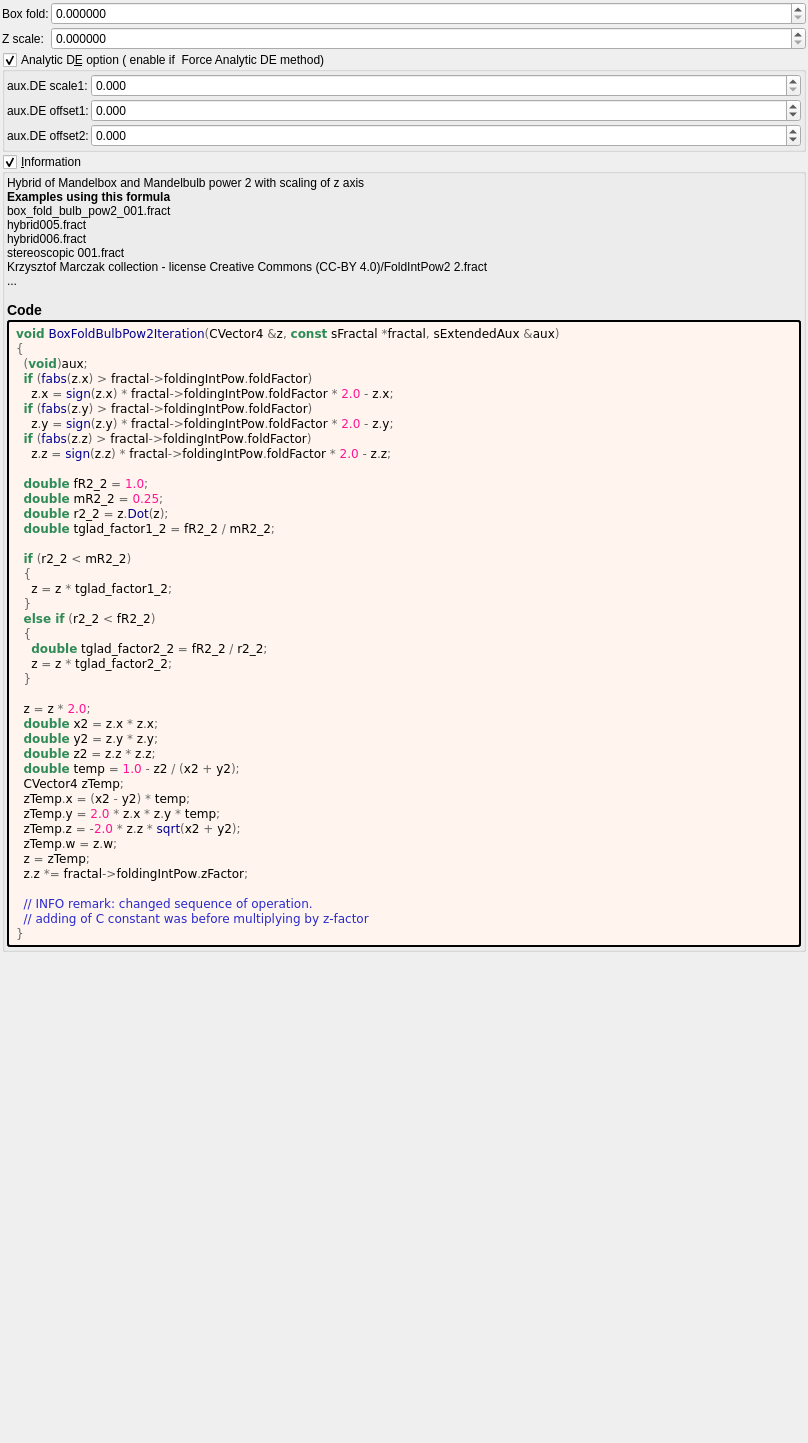
<?xml version="1.0" encoding="UTF-8"?>
<ui version="4.0">
 <class>Form</class>
 <widget class="QWidget" name="Form">
  <property name="geometry">
   <rect>
    <x>0</x>
    <y>0</y>
    <width>808</width>
    <height>1443</height>
   </rect>
  </property>
  <property name="windowTitle">
   <string notr="true">box_fold_bulb_pow2</string>
  </property>
  <layout class="QVBoxLayout" name="verticalLayout">
   <property name="spacing">
    <number>2</number>
   </property>
   <property name="leftMargin">
    <number>2</number>
   </property>
   <property name="topMargin">
    <number>2</number>
   </property>
   <property name="rightMargin">
    <number>2</number>
   </property>
   <property name="bottomMargin">
    <number>2</number>
   </property>
   <item>
    <layout class="QGridLayout" name="gridLayout" columnstretch="0,1">
     <property name="spacing">
      <number>2</number>
     </property>
     <item row="1" column="0">
      <widget class="QLabel" name="label_8">
       <property name="text">
        <string>Z scale:</string>
       </property>
      </widget>
     </item>
     <item row="0" column="0">
      <widget class="QLabel" name="label_7">
       <property name="text">
        <string>Box fold:</string>
       </property>
      </widget>
     </item>
     <item row="1" column="1">
      <widget class="MyDoubleSpinBox" name="spinbox_boxfold_bulbpow2_z_factor">
       <property name="sizePolicy">
        <sizepolicy hsizetype="Minimum" vsizetype="Maximum">
         <horstretch>0</horstretch>
         <verstretch>0</verstretch>
        </sizepolicy>
       </property>
       <property name="prefix">
        <string/>
       </property>
       <property name="suffix">
        <string/>
       </property>
       <property name="decimals">
        <number>6</number>
       </property>
       <property name="minimum">
        <double>0.000000000000000</double>
       </property>
       <property name="maximum">
        <double>50.000000000000000</double>
       </property>
       <property name="singleStep">
        <double>0.100000000000000</double>
       </property>
      </widget>
     </item>
     <item row="0" column="1">
      <widget class="MyDoubleSpinBox" name="spinbox_boxfold_bulbpow2_folding_factor">
       <property name="sizePolicy">
        <sizepolicy hsizetype="Minimum" vsizetype="Maximum">
         <horstretch>0</horstretch>
         <verstretch>0</verstretch>
        </sizepolicy>
       </property>
       <property name="prefix">
        <string/>
       </property>
       <property name="suffix">
        <string/>
       </property>
       <property name="decimals">
        <number>6</number>
       </property>
       <property name="minimum">
        <double>0.000000000000000</double>
       </property>
       <property name="maximum">
        <double>99.998999999999995</double>
       </property>
       <property name="singleStep">
        <double>0.100000000000000</double>
       </property>
      </widget>
     </item>
    </layout>
   </item>
   <item>
    <widget class="MyGroupBox" name="groupCheck_analyticDE_enabled_false">
     <property name="toolTip">
      <string>Occasionally disable in Hybrid Mode. A few hybrid settings may work best with the analytic DE code disabled in this formula.</string>
     </property>
     <property name="title">
      <string>Analytic D&amp;E option ( enable if  Force Analytic DE method)</string>
     </property>
     <property name="checkable">
      <bool>true</bool>
     </property>
     <layout class="QVBoxLayout" name="verticalLayout_52">
      <property name="spacing">
       <number>2</number>
      </property>
      <property name="leftMargin">
       <number>2</number>
      </property>
      <property name="topMargin">
       <number>2</number>
      </property>
      <property name="rightMargin">
       <number>2</number>
      </property>
      <property name="bottomMargin">
       <number>2</number>
      </property>
      <item>
       <layout class="QGridLayout" name="gridLayout_27" columnstretch="0,0,1">
        <property name="spacing">
         <number>2</number>
        </property>
        <item row="2" column="2">
         <widget class="MyDoubleSpinBox" name="spinbox_analyticDE_offset_1">
          <property name="sizePolicy">
           <sizepolicy hsizetype="Minimum" vsizetype="Maximum">
            <horstretch>0</horstretch>
            <verstretch>0</verstretch>
           </sizepolicy>
          </property>
          <property name="prefix">
           <string/>
          </property>
          <property name="suffix">
           <string/>
          </property>
          <property name="decimals">
           <number>3</number>
          </property>
          <property name="minimum">
           <double>-99.000000000000000</double>
          </property>
          <property name="maximum">
           <double>99.000000000000000</double>
          </property>
          <property name="singleStep">
           <double>0.100000000000000</double>
          </property>
         </widget>
        </item>
        <item row="1" column="2">
         <widget class="MyDoubleSpinBox" name="spinbox_analyticDE_scale_1">
          <property name="sizePolicy">
           <sizepolicy hsizetype="Minimum" vsizetype="Maximum">
            <horstretch>0</horstretch>
            <verstretch>0</verstretch>
           </sizepolicy>
          </property>
          <property name="prefix">
           <string/>
          </property>
          <property name="suffix">
           <string/>
          </property>
          <property name="decimals">
           <number>3</number>
          </property>
          <property name="minimum">
           <double>0.000000000000000</double>
          </property>
          <property name="maximum">
           <double>99.000000000000000</double>
          </property>
          <property name="singleStep">
           <double>0.100000000000000</double>
          </property>
         </widget>
        </item>
        <item row="2" column="1">
         <widget class="QLabel" name="label_177">
          <property name="text">
           <string>aux.DE offset1:</string>
          </property>
         </widget>
        </item>
        <item row="1" column="1">
         <widget class="QLabel" name="label_176">
          <property name="text">
           <string>aux.DE scale1:</string>
          </property>
         </widget>
        </item>
        <item row="3" column="2">
         <widget class="MyDoubleSpinBox" name="spinbox_analyticDE_offset_2">
          <property name="sizePolicy">
           <sizepolicy hsizetype="Minimum" vsizetype="Maximum">
            <horstretch>0</horstretch>
            <verstretch>0</verstretch>
           </sizepolicy>
          </property>
          <property name="prefix">
           <string/>
          </property>
          <property name="suffix">
           <string/>
          </property>
          <property name="decimals">
           <number>3</number>
          </property>
          <property name="minimum">
           <double>-99.000000000000000</double>
          </property>
          <property name="maximum">
           <double>99.000000000000000</double>
          </property>
          <property name="singleStep">
           <double>0.100000000000000</double>
          </property>
         </widget>
        </item>
        <item row="3" column="1">
         <widget class="QLabel" name="label_178">
          <property name="text">
           <string>aux.DE offset2:</string>
          </property>
         </widget>
        </item>
       </layout>
      </item>
     </layout>
    </widget>
   </item>
   <item>
    <widget class="MyGroupBox" name="groupCheck_info">
     <property name="title">
      <string>&amp;Information</string>
     </property>
     <property name="flat">
      <bool>false</bool>
     </property>
     <property name="checkable">
      <bool>true</bool>
     </property>
     <layout class="QVBoxLayout" name="verticalLayout_2">
      <property name="spacing">
       <number>2</number>
      </property>
      <property name="leftMargin">
       <number>2</number>
      </property>
      <property name="topMargin">
       <number>2</number>
      </property>
      <property name="rightMargin">
       <number>2</number>
      </property>
      <property name="bottomMargin">
       <number>2</number>
      </property>
      <item>
       <widget class="QLabel" name="label_information_general">
        <property name="text">
         <string notr="true">&lt;p&gt;Hybrid of Mandelbox and Mandelbulb power 2 with scaling of z axis&lt;/p&gt;&lt;table&gt;
&lt;/table&gt;
&lt;br&gt;&lt;b&gt;Examples using this formula&lt;/b&gt;&lt;br&gt;box_fold_bulb_pow2_001.fract&lt;br&gt;hybrid005.fract&lt;br&gt;hybrid006.fract&lt;br&gt;stereoscopic 001.fract&lt;br&gt;Krzysztof Marczak collection - license Creative Commons (CC-BY 4.0)/FoldIntPow2 2.fract&lt;br&gt;...&lt;h3&gt;Code&lt;/h3&gt;</string>
        </property>
        <property name="wordWrap">
         <bool>true</bool>
        </property>
        <property name="openExternalLinks">
         <bool>true</bool>
        </property>
        <property name="textInteractionFlags">
         <set>Qt::LinksAccessibleByMouse|Qt::TextSelectableByMouse</set>
        </property>
       </widget>
      </item>
      <item>
       <widget class="QLabel" name="label_code_content">
        <property name="styleSheet">
         <string notr="true">border-style: outset; border-width: 2px; border-radius: 3px; border-color: black; background-color: #fff5ee; padding: 4px;</string>
        </property>
        <property name="text">
         <string notr="true">&lt;body style=&quot;background-color:#fff5ee&quot;&gt;
&lt;pre style=&quot;color:#000000; background-color:#fff5ee;  font-family:'Courier New',monospace;&quot;&gt;&lt;span style=&quot;color:#2e8b57; font-weight:bold&quot;&gt;void&lt;/span&gt; &lt;span style=&quot;color:#00008f&quot;&gt;BoxFoldBulbPow2Iteration&lt;/span&gt;&lt;span style=&quot;color:#676767&quot;&gt;(&lt;/span&gt;CVector4 &lt;span style=&quot;color:#676767&quot;&gt;&amp;amp;&lt;/span&gt;z&lt;span style=&quot;color:#676767&quot;&gt;,&lt;/span&gt; &lt;span style=&quot;color:#2e8b57; font-weight:bold&quot;&gt;const&lt;/span&gt; sFractal &lt;span style=&quot;color:#676767&quot;&gt;*&lt;/span&gt;fractal&lt;span style=&quot;color:#676767&quot;&gt;,&lt;/span&gt; sExtendedAux &lt;span style=&quot;color:#676767&quot;&gt;&amp;amp;&lt;/span&gt;aux&lt;span style=&quot;color:#676767&quot;&gt;)&lt;/span&gt;
&lt;span style=&quot;color:#676767&quot;&gt;{&lt;/span&gt;
  &lt;span style=&quot;color:#676767&quot;&gt;(&lt;/span&gt;&lt;span style=&quot;color:#2e8b57; font-weight:bold&quot;&gt;void&lt;/span&gt;&lt;span style=&quot;color:#676767&quot;&gt;)&lt;/span&gt;aux&lt;span style=&quot;color:#676767&quot;&gt;;&lt;/span&gt;
  &lt;span style=&quot;color:#2e8b57; font-weight:bold&quot;&gt;if&lt;/span&gt; &lt;span style=&quot;color:#676767&quot;&gt;(&lt;/span&gt;&lt;span style=&quot;color:#00008f&quot;&gt;fabs&lt;/span&gt;&lt;span style=&quot;color:#676767&quot;&gt;(&lt;/span&gt;z&lt;span style=&quot;color:#676767&quot;&gt;.&lt;/span&gt;x&lt;span style=&quot;color:#676767&quot;&gt;) &amp;gt;&lt;/span&gt; fractal&lt;span style=&quot;color:#676767&quot;&gt;-&amp;gt;&lt;/span&gt;foldingIntPow&lt;span style=&quot;color:#676767&quot;&gt;.&lt;/span&gt;foldFactor&lt;span style=&quot;color:#676767&quot;&gt;)&lt;/span&gt;
    z&lt;span style=&quot;color:#676767&quot;&gt;.&lt;/span&gt;x &lt;span style=&quot;color:#676767&quot;&gt;=&lt;/span&gt; &lt;span style=&quot;color:#00008f&quot;&gt;sign&lt;/span&gt;&lt;span style=&quot;color:#676767&quot;&gt;(&lt;/span&gt;z&lt;span style=&quot;color:#676767&quot;&gt;.&lt;/span&gt;x&lt;span style=&quot;color:#676767&quot;&gt;) *&lt;/span&gt; fractal&lt;span style=&quot;color:#676767&quot;&gt;-&amp;gt;&lt;/span&gt;foldingIntPow&lt;span style=&quot;color:#676767&quot;&gt;.&lt;/span&gt;foldFactor &lt;span style=&quot;color:#676767&quot;&gt;*&lt;/span&gt; &lt;span style=&quot;color:#ff1493&quot;&gt;2.0&lt;/span&gt; &lt;span style=&quot;color:#676767&quot;&gt;-&lt;/span&gt; z&lt;span style=&quot;color:#676767&quot;&gt;.&lt;/span&gt;x&lt;span style=&quot;color:#676767&quot;&gt;;&lt;/span&gt;
  &lt;span style=&quot;color:#2e8b57; font-weight:bold&quot;&gt;if&lt;/span&gt; &lt;span style=&quot;color:#676767&quot;&gt;(&lt;/span&gt;&lt;span style=&quot;color:#00008f&quot;&gt;fabs&lt;/span&gt;&lt;span style=&quot;color:#676767&quot;&gt;(&lt;/span&gt;z&lt;span style=&quot;color:#676767&quot;&gt;.&lt;/span&gt;y&lt;span style=&quot;color:#676767&quot;&gt;) &amp;gt;&lt;/span&gt; fractal&lt;span style=&quot;color:#676767&quot;&gt;-&amp;gt;&lt;/span&gt;foldingIntPow&lt;span style=&quot;color:#676767&quot;&gt;.&lt;/span&gt;foldFactor&lt;span style=&quot;color:#676767&quot;&gt;)&lt;/span&gt;
    z&lt;span style=&quot;color:#676767&quot;&gt;.&lt;/span&gt;y &lt;span style=&quot;color:#676767&quot;&gt;=&lt;/span&gt; &lt;span style=&quot;color:#00008f&quot;&gt;sign&lt;/span&gt;&lt;span style=&quot;color:#676767&quot;&gt;(&lt;/span&gt;z&lt;span style=&quot;color:#676767&quot;&gt;.&lt;/span&gt;y&lt;span style=&quot;color:#676767&quot;&gt;) *&lt;/span&gt; fractal&lt;span style=&quot;color:#676767&quot;&gt;-&amp;gt;&lt;/span&gt;foldingIntPow&lt;span style=&quot;color:#676767&quot;&gt;.&lt;/span&gt;foldFactor &lt;span style=&quot;color:#676767&quot;&gt;*&lt;/span&gt; &lt;span style=&quot;color:#ff1493&quot;&gt;2.0&lt;/span&gt; &lt;span style=&quot;color:#676767&quot;&gt;-&lt;/span&gt; z&lt;span style=&quot;color:#676767&quot;&gt;.&lt;/span&gt;y&lt;span style=&quot;color:#676767&quot;&gt;;&lt;/span&gt;
  &lt;span style=&quot;color:#2e8b57; font-weight:bold&quot;&gt;if&lt;/span&gt; &lt;span style=&quot;color:#676767&quot;&gt;(&lt;/span&gt;&lt;span style=&quot;color:#00008f&quot;&gt;fabs&lt;/span&gt;&lt;span style=&quot;color:#676767&quot;&gt;(&lt;/span&gt;z&lt;span style=&quot;color:#676767&quot;&gt;.&lt;/span&gt;z&lt;span style=&quot;color:#676767&quot;&gt;) &amp;gt;&lt;/span&gt; fractal&lt;span style=&quot;color:#676767&quot;&gt;-&amp;gt;&lt;/span&gt;foldingIntPow&lt;span style=&quot;color:#676767&quot;&gt;.&lt;/span&gt;foldFactor&lt;span style=&quot;color:#676767&quot;&gt;)&lt;/span&gt;
    z&lt;span style=&quot;color:#676767&quot;&gt;.&lt;/span&gt;z &lt;span style=&quot;color:#676767&quot;&gt;=&lt;/span&gt; &lt;span style=&quot;color:#00008f&quot;&gt;sign&lt;/span&gt;&lt;span style=&quot;color:#676767&quot;&gt;(&lt;/span&gt;z&lt;span style=&quot;color:#676767&quot;&gt;.&lt;/span&gt;z&lt;span style=&quot;color:#676767&quot;&gt;) *&lt;/span&gt; fractal&lt;span style=&quot;color:#676767&quot;&gt;-&amp;gt;&lt;/span&gt;foldingIntPow&lt;span style=&quot;color:#676767&quot;&gt;.&lt;/span&gt;foldFactor &lt;span style=&quot;color:#676767&quot;&gt;*&lt;/span&gt; &lt;span style=&quot;color:#ff1493&quot;&gt;2.0&lt;/span&gt; &lt;span style=&quot;color:#676767&quot;&gt;-&lt;/span&gt; z&lt;span style=&quot;color:#676767&quot;&gt;.&lt;/span&gt;z&lt;span style=&quot;color:#676767&quot;&gt;;&lt;/span&gt;

  &lt;span style=&quot;color:#2e8b57; font-weight:bold&quot;&gt;double&lt;/span&gt; fR2_2 &lt;span style=&quot;color:#676767&quot;&gt;=&lt;/span&gt; &lt;span style=&quot;color:#ff1493&quot;&gt;1.0&lt;/span&gt;&lt;span style=&quot;color:#676767&quot;&gt;;&lt;/span&gt;
  &lt;span style=&quot;color:#2e8b57; font-weight:bold&quot;&gt;double&lt;/span&gt; mR2_2 &lt;span style=&quot;color:#676767&quot;&gt;=&lt;/span&gt; &lt;span style=&quot;color:#ff1493&quot;&gt;0.25&lt;/span&gt;&lt;span style=&quot;color:#676767&quot;&gt;;&lt;/span&gt;
  &lt;span style=&quot;color:#2e8b57; font-weight:bold&quot;&gt;double&lt;/span&gt; r2_2 &lt;span style=&quot;color:#676767&quot;&gt;=&lt;/span&gt; z&lt;span style=&quot;color:#676767&quot;&gt;.&lt;/span&gt;&lt;span style=&quot;color:#00008f&quot;&gt;Dot&lt;/span&gt;&lt;span style=&quot;color:#676767&quot;&gt;(&lt;/span&gt;z&lt;span style=&quot;color:#676767&quot;&gt;);&lt;/span&gt;
  &lt;span style=&quot;color:#2e8b57; font-weight:bold&quot;&gt;double&lt;/span&gt; tglad_factor1_2 &lt;span style=&quot;color:#676767&quot;&gt;=&lt;/span&gt; fR2_2 &lt;span style=&quot;color:#676767&quot;&gt;/&lt;/span&gt; mR2_2&lt;span style=&quot;color:#676767&quot;&gt;;&lt;/span&gt;

  &lt;span style=&quot;color:#2e8b57; font-weight:bold&quot;&gt;if&lt;/span&gt; &lt;span style=&quot;color:#676767&quot;&gt;(&lt;/span&gt;r2_2 &lt;span style=&quot;color:#676767&quot;&gt;&amp;lt;&lt;/span&gt; mR2_2&lt;span style=&quot;color:#676767&quot;&gt;)&lt;/span&gt;
  &lt;span style=&quot;color:#676767&quot;&gt;{&lt;/span&gt;
    z &lt;span style=&quot;color:#676767&quot;&gt;=&lt;/span&gt; z &lt;span style=&quot;color:#676767&quot;&gt;*&lt;/span&gt; tglad_factor1_2&lt;span style=&quot;color:#676767&quot;&gt;;&lt;/span&gt;
  &lt;span style=&quot;color:#676767&quot;&gt;}&lt;/span&gt;
  &lt;span style=&quot;color:#2e8b57; font-weight:bold&quot;&gt;else if&lt;/span&gt; &lt;span style=&quot;color:#676767&quot;&gt;(&lt;/span&gt;r2_2 &lt;span style=&quot;color:#676767&quot;&gt;&amp;lt;&lt;/span&gt; fR2_2&lt;span style=&quot;color:#676767&quot;&gt;)&lt;/span&gt;
  &lt;span style=&quot;color:#676767&quot;&gt;{&lt;/span&gt;
    &lt;span style=&quot;color:#2e8b57; font-weight:bold&quot;&gt;double&lt;/span&gt; tglad_factor2_2 &lt;span style=&quot;color:#676767&quot;&gt;=&lt;/span&gt; fR2_2 &lt;span style=&quot;color:#676767&quot;&gt;/&lt;/span&gt; r2_2&lt;span style=&quot;color:#676767&quot;&gt;;&lt;/span&gt;
    z &lt;span style=&quot;color:#676767&quot;&gt;=&lt;/span&gt; z &lt;span style=&quot;color:#676767&quot;&gt;*&lt;/span&gt; tglad_factor2_2&lt;span style=&quot;color:#676767&quot;&gt;;&lt;/span&gt;
  &lt;span style=&quot;color:#676767&quot;&gt;}&lt;/span&gt;

  z &lt;span style=&quot;color:#676767&quot;&gt;=&lt;/span&gt; z &lt;span style=&quot;color:#676767&quot;&gt;*&lt;/span&gt; &lt;span style=&quot;color:#ff1493&quot;&gt;2.0&lt;/span&gt;&lt;span style=&quot;color:#676767&quot;&gt;;&lt;/span&gt;
  &lt;span style=&quot;color:#2e8b57; font-weight:bold&quot;&gt;double&lt;/span&gt; x2 &lt;span style=&quot;color:#676767&quot;&gt;=&lt;/span&gt; z&lt;span style=&quot;color:#676767&quot;&gt;.&lt;/span&gt;x &lt;span style=&quot;color:#676767&quot;&gt;*&lt;/span&gt; z&lt;span style=&quot;color:#676767&quot;&gt;.&lt;/span&gt;x&lt;span style=&quot;color:#676767&quot;&gt;;&lt;/span&gt;
  &lt;span style=&quot;color:#2e8b57; font-weight:bold&quot;&gt;double&lt;/span&gt; y2 &lt;span style=&quot;color:#676767&quot;&gt;=&lt;/span&gt; z&lt;span style=&quot;color:#676767&quot;&gt;.&lt;/span&gt;y &lt;span style=&quot;color:#676767&quot;&gt;*&lt;/span&gt; z&lt;span style=&quot;color:#676767&quot;&gt;.&lt;/span&gt;y&lt;span style=&quot;color:#676767&quot;&gt;;&lt;/span&gt;
  &lt;span style=&quot;color:#2e8b57; font-weight:bold&quot;&gt;double&lt;/span&gt; z2 &lt;span style=&quot;color:#676767&quot;&gt;=&lt;/span&gt; z&lt;span style=&quot;color:#676767&quot;&gt;.&lt;/span&gt;z &lt;span style=&quot;color:#676767&quot;&gt;*&lt;/span&gt; z&lt;span style=&quot;color:#676767&quot;&gt;.&lt;/span&gt;z&lt;span style=&quot;color:#676767&quot;&gt;;&lt;/span&gt;
  &lt;span style=&quot;color:#2e8b57; font-weight:bold&quot;&gt;double&lt;/span&gt; temp &lt;span style=&quot;color:#676767&quot;&gt;=&lt;/span&gt; &lt;span style=&quot;color:#ff1493&quot;&gt;1.0&lt;/span&gt; &lt;span style=&quot;color:#676767&quot;&gt;-&lt;/span&gt; z2 &lt;span style=&quot;color:#676767&quot;&gt;/ (&lt;/span&gt;x2 &lt;span style=&quot;color:#676767&quot;&gt;+&lt;/span&gt; y2&lt;span style=&quot;color:#676767&quot;&gt;);&lt;/span&gt;
  CVector4 zTemp&lt;span style=&quot;color:#676767&quot;&gt;;&lt;/span&gt;
  zTemp&lt;span style=&quot;color:#676767&quot;&gt;.&lt;/span&gt;x &lt;span style=&quot;color:#676767&quot;&gt;= (&lt;/span&gt;x2 &lt;span style=&quot;color:#676767&quot;&gt;-&lt;/span&gt; y2&lt;span style=&quot;color:#676767&quot;&gt;) *&lt;/span&gt; temp&lt;span style=&quot;color:#676767&quot;&gt;;&lt;/span&gt;
  zTemp&lt;span style=&quot;color:#676767&quot;&gt;.&lt;/span&gt;y &lt;span style=&quot;color:#676767&quot;&gt;=&lt;/span&gt; &lt;span style=&quot;color:#ff1493&quot;&gt;2.0&lt;/span&gt; &lt;span style=&quot;color:#676767&quot;&gt;*&lt;/span&gt; z&lt;span style=&quot;color:#676767&quot;&gt;.&lt;/span&gt;x &lt;span style=&quot;color:#676767&quot;&gt;*&lt;/span&gt; z&lt;span style=&quot;color:#676767&quot;&gt;.&lt;/span&gt;y &lt;span style=&quot;color:#676767&quot;&gt;*&lt;/span&gt; temp&lt;span style=&quot;color:#676767&quot;&gt;;&lt;/span&gt;
  zTemp&lt;span style=&quot;color:#676767&quot;&gt;.&lt;/span&gt;z &lt;span style=&quot;color:#676767&quot;&gt;= -&lt;/span&gt;&lt;span style=&quot;color:#ff1493&quot;&gt;2.0&lt;/span&gt; &lt;span style=&quot;color:#676767&quot;&gt;*&lt;/span&gt; z&lt;span style=&quot;color:#676767&quot;&gt;.&lt;/span&gt;z &lt;span style=&quot;color:#676767&quot;&gt;*&lt;/span&gt; &lt;span style=&quot;color:#00008f&quot;&gt;sqrt&lt;/span&gt;&lt;span style=&quot;color:#676767&quot;&gt;(&lt;/span&gt;x2 &lt;span style=&quot;color:#676767&quot;&gt;+&lt;/span&gt; y2&lt;span style=&quot;color:#676767&quot;&gt;);&lt;/span&gt;
  zTemp&lt;span style=&quot;color:#676767&quot;&gt;.&lt;/span&gt;w &lt;span style=&quot;color:#676767&quot;&gt;=&lt;/span&gt; z&lt;span style=&quot;color:#676767&quot;&gt;.&lt;/span&gt;w&lt;span style=&quot;color:#676767&quot;&gt;;&lt;/span&gt;
  z &lt;span style=&quot;color:#676767&quot;&gt;=&lt;/span&gt; zTemp&lt;span style=&quot;color:#676767&quot;&gt;;&lt;/span&gt;
  z&lt;span style=&quot;color:#676767&quot;&gt;.&lt;/span&gt;z &lt;span style=&quot;color:#676767&quot;&gt;*=&lt;/span&gt; fractal&lt;span style=&quot;color:#676767&quot;&gt;-&amp;gt;&lt;/span&gt;foldingIntPow&lt;span style=&quot;color:#676767&quot;&gt;.&lt;/span&gt;zFactor&lt;span style=&quot;color:#676767&quot;&gt;;&lt;/span&gt;

  &lt;span style=&quot;color:#2929cc&quot;&gt;// INFO remark: changed sequence of operation.&lt;/span&gt;
  &lt;span style=&quot;color:#2929cc&quot;&gt;// adding of C constant was before multiplying by z-factor&lt;/span&gt;
&lt;span style=&quot;color:#676767&quot;&gt;}&lt;/span&gt;
&lt;/pre&gt;
&lt;/body&gt;</string>
        </property>
        <property name="wordWrap">
         <bool>true</bool>
        </property>
        <property name="openExternalLinks">
         <bool>true</bool>
        </property>
        <property name="textInteractionFlags">
         <set>Qt::LinksAccessibleByMouse|Qt::TextSelectableByMouse</set>
        </property>
       </widget>
      </item>
     </layout>
    </widget>
   </item>
   <item>
    <spacer name="verticalSpacer">
     <property name="orientation">
      <enum>Qt::Vertical</enum>
     </property>
     <property name="sizeHint" stdset="0">
      <size>
       <width>20</width>
       <height>40</height>
      </size>
     </property>
    </spacer>
   </item>
  </layout>
 </widget>
 <customwidgets>
  <customwidget>
   <class>MyGroupBox</class>
   <extends>QGroupBox</extends>
   <header>my_group_box.h</header>
   <container>1</container>
  </customwidget>
  <customwidget>
   <class>MyDoubleSpinBox</class>
   <extends>QDoubleSpinBox</extends>
   <header>my_double_spin_box.h</header>
  </customwidget>
 </customwidgets>
 <tabstops>
  <tabstop>spinbox_boxfold_bulbpow2_folding_factor</tabstop>
  <tabstop>spinbox_boxfold_bulbpow2_z_factor</tabstop>
  <tabstop>groupCheck_info</tabstop>
 </tabstops>
 <resources/>
 <connections/>
</ui>
